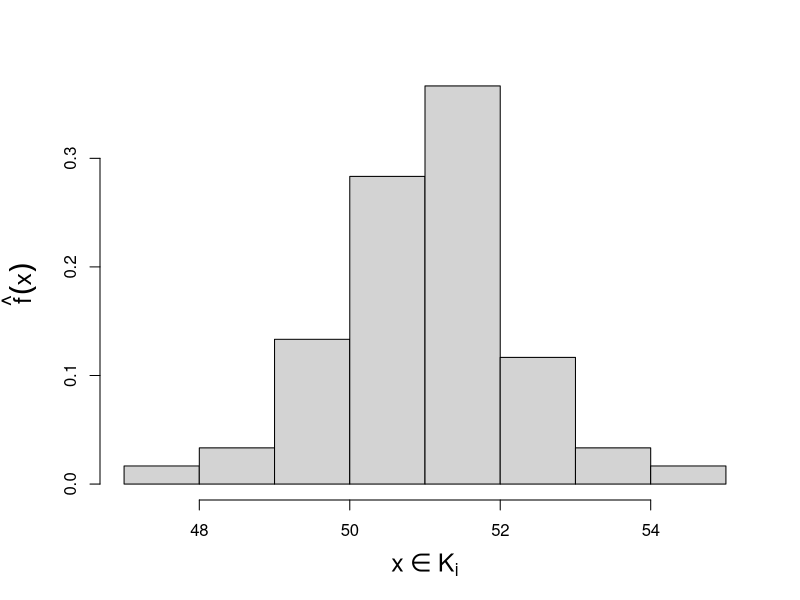

Here is the R script that generated this plot:
# setting up the axis label size and margin (bottom, left, top, right)
par(cex.lab = 1.5, mai = c(b = 1, l = 1, t = 0.7, r = 0.5))
# histogram with relative frequencies
hist(nhtemp, freq = F, main = "", ylab = expression(hat(f)(x)), xlab = expression(x %in% K[i])) 